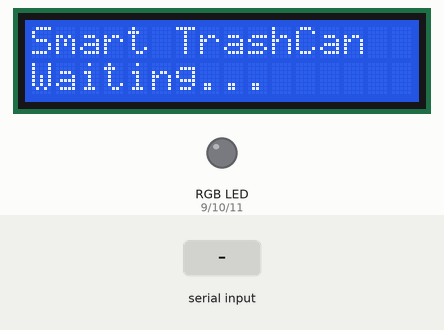
This sketch was run on a simulated Arduino Uno, built with avr-gcc and run on an emulated ATmega328P. Parts: 16×2 character LCD, an RGB LED mixed from three pins (HIGH = lit). The inputs (shaded band) are chosen by the test bench. What the sketch prints to the serial monitor is not drawn.

Above: at 1.2 s.
1.3 s: "TRASH@90@45\n" received over the second serial link
At 2.5 s:
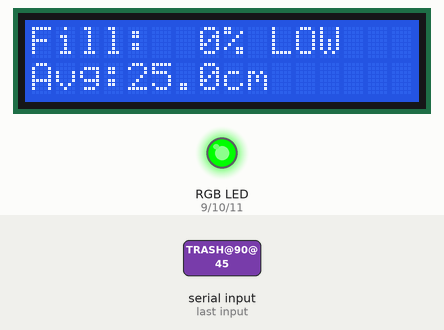
2.8 s: "TRASH@\n" received over the second serial link
4.3 s: "FULL\n" received over the second serial link
Timing chart, 0 to 7.3 s (numbered marks = the images above; inputs shaded):
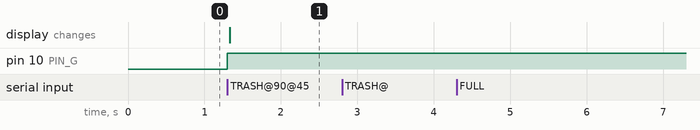

The sketch:

iot_mini_2.ino
```cpp
#include <Wire.h>
#include <LiquidCrystal_I2C.h>
#include <SoftwareSerial.h>

/* ====== HW 설정 ====== */
LiquidCrystal_I2C lcd(0x27, 16, 2);
SoftwareSerial BT(2, 3); // (RX, TX)  HC-06: TXD->D2, RXD->D3(분압)


// FULL 점멸용(논블로킹)
bool fullBlinkOn = false;
unsigned long lastBlinkMs = 0;
const unsigned long BLINK_INTERVAL_MS = 350; // 깜박 주기(원하면 200~600 조절)
bool isFullNow = false; // 현재 상태가 FULL인지 기억

/* RGB 핀 (PWM 권장) */
const int PIN_R = 9;
const int PIN_G = 10;
const int PIN_B = 11;

/* ====== 쓰레기통 기준 ====== */
const float BIN_EMPTY_CM_MAX   = 25.0; // 빈 상태(바닥까지 거리) 최대치
const float FULL_THRESHOLD_CM  = 4.0;  // avg < 4이면 FULL

/* 튀는 값(스파이크) 컷 */
const int SPIKE_CUT_CM = 100;          // 100 이상은 말도 안 되는 값으로 무시

/* ====== 수신 버퍼 ====== */
#define CMD_SIZE 80
char recvBuf[CMD_SIZE];

/* ====== 유틸 ====== */
void setRGB(int r, int g, int b) {
  analogWrite(PIN_R, r);
  analogWrite(PIN_G, g);
  analogWrite(PIN_B, b);
}

void updateFullBlink() {
  if (!isFullNow) return;

  unsigned long now = millis();
  if (now - lastBlinkMs >= BLINK_INTERVAL_MS) {
    lastBlinkMs = now;
    fullBlinkOn = !fullBlinkOn;

    // FULL일 때는 빨강 ON/OFF 점멸
    if (fullBlinkOn) setRGB(255, 0, 0);
    else             setRGB(0, 0, 0);
  }
}

// "TRASH@d1@d2" 파싱
bool parseTrashLine(const char* line, int &d1, int &d2) {
  const char* p = strstr(line, "TRASH@");
  if (!p) return false;
  return (sscanf(p, "TRASH@%d@%d", &d1, &d2) == 2);
}

// 0~BIN_EMPTY_CM_MAX로 클립
int clipTrash(int v) {
  if (v < 0) return 0;
  if (v > (int)BIN_EMPTY_CM_MAX) return (int)BIN_EMPTY_CM_MAX;
  return v;
}

// 퍼센트 계산: avg<3 => 100, 3~25 => 99~0
int calcPercent(float avg) {
  if (avg < FULL_THRESHOLD_CM) return 100;

  float a = avg;
  if (a > BIN_EMPTY_CM_MAX) a = BIN_EMPTY_CM_MAX;

  float ratio = (BIN_EMPTY_CM_MAX - a) / (BIN_EMPTY_CM_MAX - FULL_THRESHOLD_CM); // 25->0, 3->1
  int pct = (int)(ratio * 99.0 + 0.5);  // 0~99
  if (pct < 0) pct = 0;
  if (pct > 99) pct = 99;
  return pct;
}

// FULL / HIGH / MED / LOW
const char* calcLevel(float avg, int pct) {
  if (avg < FULL_THRESHOLD_CM || pct >= 99) return "FULL";

  // (3, 25] 3등분
  float range = (BIN_EMPTY_CM_MAX - FULL_THRESHOLD_CM) / 3.0; // (25-3)/3=7.333..
  float b1 = FULL_THRESHOLD_CM + range;       // 10.33
  float b2 = FULL_THRESHOLD_CM + 2 * range;   // 17.66

  // avg가 작을수록 더 가득 참
  if (avg <= b1) return "HIGH";       // 3~10.33
  else if (avg <= b2) return "MED";   // 10.33~17.66
  else return "LOW";                  // 17.66~25
}

// LCD/LED 업데이트 (clear 최소화 버전: 깜빡임/지연 줄임)
void applyUI(float avg, int pct, const char* level) {
  // 현재 FULL 상태 저장
  isFullNow = (!strcmp(level, "FULL"));

  // RGB 처리
  if (isFullNow) {
    // FULL은 updateFullBlink()가 점멸 처리하므로 여기서는 건드리지 않음
  } else {
    // FULL이 아니면 점멸 상태 초기화 + 고정색
    fullBlinkOn = false;
    lastBlinkMs = millis();

    if (!strcmp(level, "LOW"))      setRGB(0, 255, 0);   // Green
    else if (!strcmp(level, "MED")) setRGB(160, 160, 0); // Yellow
    else                            setRGB(255, 0, 0);   // RED
  }

  // LCD 출력
  lcd.setCursor(0, 0);
  char line1[17];
  snprintf(line1, sizeof(line1), "Fill:%3d%% %-4s", pct, level);
  lcd.print(line1);

  lcd.setCursor(0, 1);
  char line2[17];
  int avg10 = (int)(avg * 10 + 0.5);
  int avg_i = avg10 / 10;
  int avg_f = avg10 % 10;
  snprintf(line2, sizeof(line2), "Avg:%2d.%1dcm       ", avg_i, avg_f);
  lcd.print(line2);
}


void setup() {
  Serial.begin(115200);

  lcd.init();
  lcd.backlight();
  lcd.setCursor(0, 0);
  lcd.print("Smart TrashCan ");
  lcd.setCursor(0, 1);
  lcd.print("Waiting...     ");

  pinMode(PIN_R, OUTPUT);
  pinMode(PIN_G, OUTPUT);
  pinMode(PIN_B, OUTPUT);
  setRGB(0, 0, 0);

  BT.begin(9600); // HC-06 기본
  Serial.println("Start. Waiting BT lines...");
}

void loop() {
  updateFullBlink();

  if (!BT.available()) return;

  int len = BT.readBytesUntil('\n', recvBuf, CMD_SIZE - 1);
  recvBuf[len] = '\0';

  // \r 제거
  for (int i = 0; i < len; i++) {
    if (recvBuf[i] == '\r') recvBuf[i] = '\0';
  }

  Serial.print("RX: ");
  Serial.println(recvBuf);

  int d1 = 0, d2 = 0;
  if (!parseTrashLine(recvBuf, d1, d2)) return;

  // 스파이크(100 이상)면 무시
  if (d1 >= SPIKE_CUT_CM || d2 >= SPIKE_CUT_CM) {
    return;
  }

  // 범위 클립
  d1 = clipTrash(d1);
  d2 = clipTrash(d2);

  // 평균
  float avg = (d1 + d2) / 2.0;

  // 즉시 UI 반영
  int pct = calcPercent(avg);
  const char* level = calcLevel(avg, pct);
  applyUI(avg, pct, level);
}
```

Measured:
- after the input at 1.3 s, pin 10 (PIN_G): LOW → HIGH at once; the display: changes at once (image 1)
- after the input at 2.8 s, every drawn part: stays the same
- after the input at 4.3 s, every drawn part: stays the same
